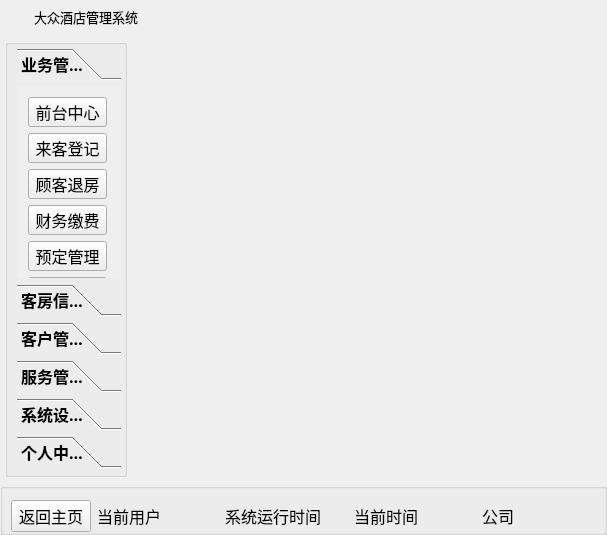
<?xml version="1.0" encoding="UTF-8"?>
<ui version="4.0">
 <class>Widget</class>
 <widget class="QWidget" name="Widget">
  <property name="geometry">
   <rect>
    <x>0</x>
    <y>0</y>
    <width>607</width>
    <height>535</height>
   </rect>
  </property>
  <property name="windowTitle">
   <string>Widget</string>
  </property>
  <layout class="QVBoxLayout" name="verticalLayout_4">
   <property name="margin">
    <number>0</number>
   </property>
   <item>
    <layout class="QVBoxLayout" name="verticalLayout_3">
     <item>
      <widget class="QWidget" name="widget_title" native="true">
       <property name="sizePolicy">
        <sizepolicy hsizetype="Preferred" vsizetype="Maximum">
         <horstretch>0</horstretch>
         <verstretch>0</verstretch>
        </sizepolicy>
       </property>
       <property name="minimumSize">
        <size>
         <width>100</width>
         <height>33</height>
        </size>
       </property>
       <property name="mouseTracking">
        <bool>false</bool>
       </property>
       <layout class="QHBoxLayout" name="horizontalLayout_2" stretch="0,0,0">
        <property name="spacing">
         <number>4</number>
        </property>
        <property name="sizeConstraint">
         <enum>QLayout::SetNoConstraint</enum>
        </property>
        <property name="margin">
         <number>0</number>
        </property>
        <item>
         <widget class="QLabel" name="lab_Ico">
          <property name="sizePolicy">
           <sizepolicy hsizetype="Minimum" vsizetype="Preferred">
            <horstretch>0</horstretch>
            <verstretch>0</verstretch>
           </sizepolicy>
          </property>
          <property name="minimumSize">
           <size>
            <width>30</width>
            <height>0</height>
           </size>
          </property>
          <property name="text">
           <string/>
          </property>
          <property name="alignment">
           <set>Qt::AlignCenter</set>
          </property>
         </widget>
        </item>
        <item>
         <widget class="QLabel" name="lab_Title">
          <property name="sizePolicy">
           <sizepolicy hsizetype="Expanding" vsizetype="Preferred">
            <horstretch>0</horstretch>
            <verstretch>0</verstretch>
           </sizepolicy>
          </property>
          <property name="font">
           <font>
            <family>微软雅黑</family>
            <pointsize>10</pointsize>
            <weight>50</weight>
            <italic>false</italic>
            <bold>false</bold>
           </font>
          </property>
          <property name="styleSheet">
           <string notr="true">font: 10pt &quot;微软雅黑&quot;;</string>
          </property>
          <property name="text">
           <string>大众酒店管理系统</string>
          </property>
          <property name="alignment">
           <set>Qt::AlignLeading|Qt::AlignLeft|Qt::AlignVCenter</set>
          </property>
         </widget>
        </item>
        <item>
         <widget class="QWidget" name="widget_menu" native="true">
          <property name="sizePolicy">
           <sizepolicy hsizetype="Minimum" vsizetype="Preferred">
            <horstretch>0</horstretch>
            <verstretch>0</verstretch>
           </sizepolicy>
          </property>
          <layout class="QHBoxLayout" name="horizontalLayout">
           <property name="spacing">
            <number>0</number>
           </property>
           <property name="margin">
            <number>0</number>
           </property>
           <item>
            <widget class="QPushButton" name="btnMenu">
             <property name="sizePolicy">
              <sizepolicy hsizetype="Minimum" vsizetype="Expanding">
               <horstretch>0</horstretch>
               <verstretch>0</verstretch>
              </sizepolicy>
             </property>
             <property name="minimumSize">
              <size>
               <width>31</width>
               <height>0</height>
              </size>
             </property>
             <property name="cursor">
              <cursorShape>ArrowCursor</cursorShape>
             </property>
             <property name="focusPolicy">
              <enum>Qt::NoFocus</enum>
             </property>
             <property name="toolTip">
              <string>菜单</string>
             </property>
             <property name="text">
              <string/>
             </property>
             <property name="flat">
              <bool>true</bool>
             </property>
            </widget>
           </item>
           <item>
            <widget class="QPushButton" name="btnMenu_Min">
             <property name="sizePolicy">
              <sizepolicy hsizetype="Minimum" vsizetype="Expanding">
               <horstretch>0</horstretch>
               <verstretch>0</verstretch>
              </sizepolicy>
             </property>
             <property name="minimumSize">
              <size>
               <width>31</width>
               <height>0</height>
              </size>
             </property>
             <property name="cursor">
              <cursorShape>ArrowCursor</cursorShape>
             </property>
             <property name="focusPolicy">
              <enum>Qt::NoFocus</enum>
             </property>
             <property name="toolTip">
              <string>最小化</string>
             </property>
             <property name="text">
              <string/>
             </property>
             <property name="flat">
              <bool>true</bool>
             </property>
            </widget>
           </item>
           <item>
            <widget class="QPushButton" name="btnMenu_Max">
             <property name="sizePolicy">
              <sizepolicy hsizetype="Minimum" vsizetype="Expanding">
               <horstretch>0</horstretch>
               <verstretch>0</verstretch>
              </sizepolicy>
             </property>
             <property name="minimumSize">
              <size>
               <width>31</width>
               <height>0</height>
              </size>
             </property>
             <property name="cursor">
              <cursorShape>ArrowCursor</cursorShape>
             </property>
             <property name="focusPolicy">
              <enum>Qt::NoFocus</enum>
             </property>
             <property name="toolTip">
              <string>最大化</string>
             </property>
             <property name="text">
              <string/>
             </property>
             <property name="flat">
              <bool>true</bool>
             </property>
            </widget>
           </item>
           <item>
            <widget class="QPushButton" name="btnMenu_Close">
             <property name="sizePolicy">
              <sizepolicy hsizetype="Minimum" vsizetype="Expanding">
               <horstretch>0</horstretch>
               <verstretch>0</verstretch>
              </sizepolicy>
             </property>
             <property name="minimumSize">
              <size>
               <width>40</width>
               <height>0</height>
              </size>
             </property>
             <property name="cursor">
              <cursorShape>ArrowCursor</cursorShape>
             </property>
             <property name="focusPolicy">
              <enum>Qt::NoFocus</enum>
             </property>
             <property name="toolTip">
              <string>关闭</string>
             </property>
             <property name="text">
              <string/>
             </property>
             <property name="flat">
              <bool>true</bool>
             </property>
            </widget>
           </item>
          </layout>
         </widget>
        </item>
       </layout>
      </widget>
     </item>
     <item>
      <layout class="QHBoxLayout" name="horizontalLayout_4">
       <property name="leftMargin">
        <number>5</number>
       </property>
       <item>
        <widget class="QGroupBox" name="groupBox">
         <property name="sizePolicy">
          <sizepolicy hsizetype="Maximum" vsizetype="Preferred">
           <horstretch>0</horstretch>
           <verstretch>0</verstretch>
          </sizepolicy>
         </property>
         <property name="minimumSize">
          <size>
           <width>110</width>
           <height>0</height>
          </size>
         </property>
         <property name="title">
          <string/>
         </property>
         <layout class="QVBoxLayout" name="verticalLayout">
          <property name="leftMargin">
           <number>9</number>
          </property>
          <property name="topMargin">
           <number>3</number>
          </property>
          <property name="rightMargin">
           <number>3</number>
          </property>
          <property name="bottomMargin">
           <number>6</number>
          </property>
          <item>
           <widget class="QToolBox" name="toolBox">
            <property name="sizePolicy">
             <sizepolicy hsizetype="Maximum" vsizetype="Preferred">
              <horstretch>0</horstretch>
              <verstretch>0</verstretch>
             </sizepolicy>
            </property>
            <property name="minimumSize">
             <size>
              <width>93</width>
              <height>0</height>
             </size>
            </property>
            <property name="font">
             <font>
              <family>楷体</family>
              <pointsize>12</pointsize>
              <weight>75</weight>
              <bold>true</bold>
             </font>
            </property>
            <property name="cursor">
             <cursorShape>ArrowCursor</cursorShape>
            </property>
            <property name="styleSheet">
             <string notr="true"/>
            </property>
            <property name="currentIndex">
             <number>0</number>
            </property>
            <widget class="QWidget" name="page_5">
             <property name="geometry">
              <rect>
               <x>0</x>
               <y>0</y>
               <width>110</width>
               <height>258</height>
              </rect>
             </property>
             <attribute name="label">
              <string>业务管理</string>
             </attribute>
             <widget class="QWidget" name="layoutWidget">
              <property name="geometry">
               <rect>
                <x>0</x>
                <y>0</y>
                <width>101</width>
                <height>231</height>
               </rect>
              </property>
              <layout class="QVBoxLayout" name="verticalLayout_7">
               <item>
                <widget class="QPushButton" name="pbnAsk">
                 <property name="minimumSize">
                  <size>
                   <width>0</width>
                   <height>30</height>
                  </size>
                 </property>
                 <property name="font">
                  <font>
                   <family>黑体</family>
                   <pointsize>12</pointsize>
                   <weight>9</weight>
                   <italic>false</italic>
                   <bold>false</bold>
                  </font>
                 </property>
                 <property name="cursor">
                  <cursorShape>OpenHandCursor</cursorShape>
                 </property>
                 <property name="toolTip">
                  <string>前台中心</string>
                 </property>
                 <property name="styleSheet">
                  <string notr="true">font: 75 12pt &quot;黑体&quot;;</string>
                 </property>
                 <property name="text">
                  <string>前台中心</string>
                 </property>
                </widget>
               </item>
               <item>
                <widget class="QPushButton" name="pbnCheck">
                 <property name="minimumSize">
                  <size>
                   <width>0</width>
                   <height>30</height>
                  </size>
                 </property>
                 <property name="font">
                  <font>
                   <family>黑体</family>
                   <pointsize>12</pointsize>
                   <weight>9</weight>
                   <italic>false</italic>
                   <bold>false</bold>
                  </font>
                 </property>
                 <property name="cursor">
                  <cursorShape>OpenHandCursor</cursorShape>
                 </property>
                 <property name="toolTip">
                  <string>来客登记</string>
                 </property>
                 <property name="styleSheet">
                  <string notr="true">font: 75 12pt &quot;黑体&quot;;</string>
                 </property>
                 <property name="text">
                  <string>来客登记</string>
                 </property>
                </widget>
               </item>
               <item>
                <widget class="QPushButton" name="pbnCheckOut">
                 <property name="minimumSize">
                  <size>
                   <width>0</width>
                   <height>30</height>
                  </size>
                 </property>
                 <property name="font">
                  <font>
                   <family>黑体</family>
                   <pointsize>12</pointsize>
                   <weight>9</weight>
                   <italic>false</italic>
                   <bold>false</bold>
                  </font>
                 </property>
                 <property name="cursor">
                  <cursorShape>OpenHandCursor</cursorShape>
                 </property>
                 <property name="toolTip">
                  <string>客务中心</string>
                 </property>
                 <property name="styleSheet">
                  <string notr="true">font: 75 12pt &quot;黑体&quot;;</string>
                 </property>
                 <property name="text">
                  <string>顾客退房</string>
                 </property>
                </widget>
               </item>
               <item>
                <widget class="QPushButton" name="pbnHint">
                 <property name="minimumSize">
                  <size>
                   <width>0</width>
                   <height>30</height>
                  </size>
                 </property>
                 <property name="font">
                  <font>
                   <family>黑体</family>
                   <pointsize>12</pointsize>
                   <weight>9</weight>
                   <italic>false</italic>
                   <bold>false</bold>
                  </font>
                 </property>
                 <property name="cursor">
                  <cursorShape>OpenHandCursor</cursorShape>
                 </property>
                 <property name="toolTip">
                  <string>功能开发中</string>
                 </property>
                 <property name="styleSheet">
                  <string notr="true">font: 75 12pt &quot;黑体&quot;;</string>
                 </property>
                 <property name="text">
                  <string>财务缴费</string>
                 </property>
                </widget>
               </item>
               <item>
                <widget class="QPushButton" name="pbnHint_2">
                 <property name="minimumSize">
                  <size>
                   <width>0</width>
                   <height>30</height>
                  </size>
                 </property>
                 <property name="font">
                  <font>
                   <family>黑体</family>
                   <pointsize>12</pointsize>
                   <weight>9</weight>
                   <italic>false</italic>
                   <bold>false</bold>
                  </font>
                 </property>
                 <property name="cursor">
                  <cursorShape>OpenHandCursor</cursorShape>
                 </property>
                 <property name="toolTip">
                  <string>功能开发中</string>
                 </property>
                 <property name="styleSheet">
                  <string notr="true">font: 75 12pt &quot;黑体&quot;;</string>
                 </property>
                 <property name="text">
                  <string>预定管理</string>
                 </property>
                </widget>
               </item>
               <item>
                <widget class="QPushButton" name="pbnHint_3">
                 <property name="minimumSize">
                  <size>
                   <width>0</width>
                   <height>30</height>
                  </size>
                 </property>
                 <property name="font">
                  <font>
                   <family>黑体</family>
                   <pointsize>12</pointsize>
                   <weight>9</weight>
                   <italic>false</italic>
                   <bold>false</bold>
                  </font>
                 </property>
                 <property name="cursor">
                  <cursorShape>OpenHandCursor</cursorShape>
                 </property>
                 <property name="toolTip">
                  <string>功能开发中</string>
                 </property>
                 <property name="styleSheet">
                  <string notr="true">font: 75 12pt &quot;黑体&quot;;</string>
                 </property>
                 <property name="text">
                  <string>交接班</string>
                 </property>
                </widget>
               </item>
              </layout>
             </widget>
            </widget>
            <widget class="QWidget" name="page_9">
             <property name="geometry">
              <rect>
               <x>0</x>
               <y>0</y>
               <width>110</width>
               <height>258</height>
              </rect>
             </property>
             <attribute name="label">
              <string>客房信息管理</string>
             </attribute>
             <widget class="QWidget" name="layoutWidget">
              <property name="geometry">
               <rect>
                <x>0</x>
                <y>15</y>
                <width>101</width>
                <height>121</height>
               </rect>
              </property>
              <layout class="QVBoxLayout" name="verticalLayout_10">
               <item>
                <widget class="QPushButton" name="pbnRoomInfo">
                 <property name="minimumSize">
                  <size>
                   <width>0</width>
                   <height>30</height>
                  </size>
                 </property>
                 <property name="font">
                  <font>
                   <weight>50</weight>
                   <bold>false</bold>
                  </font>
                 </property>
                 <property name="cursor">
                  <cursorShape>OpenHandCursor</cursorShape>
                 </property>
                 <property name="text">
                  <string>房间介绍</string>
                 </property>
                </widget>
               </item>
               <item>
                <widget class="QPushButton" name="pbnRoomLock">
                 <property name="minimumSize">
                  <size>
                   <width>0</width>
                   <height>30</height>
                  </size>
                 </property>
                 <property name="font">
                  <font>
                   <weight>50</weight>
                   <bold>false</bold>
                  </font>
                 </property>
                 <property name="cursor">
                  <cursorShape>OpenHandCursor</cursorShape>
                 </property>
                 <property name="text">
                  <string>房间欣赏</string>
                 </property>
                </widget>
               </item>
               <item>
                <widget class="QPushButton" name="pbnModify">
                 <property name="minimumSize">
                  <size>
                   <width>0</width>
                   <height>30</height>
                  </size>
                 </property>
                 <property name="font">
                  <font>
                   <weight>50</weight>
                   <bold>false</bold>
                  </font>
                 </property>
                 <property name="cursor">
                  <cursorShape>OpenHandCursor</cursorShape>
                 </property>
                 <property name="text">
                  <string>房间调整</string>
                 </property>
                </widget>
               </item>
              </layout>
             </widget>
            </widget>
            <widget class="QWidget" name="page_6">
             <property name="geometry">
              <rect>
               <x>0</x>
               <y>0</y>
               <width>110</width>
               <height>258</height>
              </rect>
             </property>
             <attribute name="label">
              <string>客户管理</string>
             </attribute>
             <widget class="QWidget" name="layoutWidget">
              <property name="geometry">
               <rect>
                <x>0</x>
                <y>0</y>
                <width>100</width>
                <height>131</height>
               </rect>
              </property>
              <layout class="QVBoxLayout" name="verticalLayout_8">
               <item>
                <widget class="QPushButton" name="pushButton_5">
                 <property name="minimumSize">
                  <size>
                   <width>0</width>
                   <height>30</height>
                  </size>
                 </property>
                 <property name="font">
                  <font>
                   <weight>50</weight>
                   <bold>false</bold>
                  </font>
                 </property>
                 <property name="cursor">
                  <cursorShape>OpenHandCursor</cursorShape>
                 </property>
                 <property name="text">
                  <string>未结账客单</string>
                 </property>
                </widget>
               </item>
               <item>
                <widget class="QPushButton" name="pushButton_6">
                 <property name="minimumSize">
                  <size>
                   <width>0</width>
                   <height>30</height>
                  </size>
                 </property>
                 <property name="font">
                  <font>
                   <weight>50</weight>
                   <bold>false</bold>
                  </font>
                 </property>
                 <property name="cursor">
                  <cursorShape>OpenHandCursor</cursorShape>
                 </property>
                 <property name="text">
                  <string>已结账客单</string>
                 </property>
                </widget>
               </item>
               <item>
                <widget class="QPushButton" name="pbnRegisterInfo">
                 <property name="minimumSize">
                  <size>
                   <width>0</width>
                   <height>30</height>
                  </size>
                 </property>
                 <property name="font">
                  <font>
                   <weight>50</weight>
                   <bold>false</bold>
                  </font>
                 </property>
                 <property name="cursor">
                  <cursorShape>OpenHandCursor</cursorShape>
                 </property>
                 <property name="text">
                  <string>注册用户</string>
                 </property>
                </widget>
               </item>
              </layout>
             </widget>
            </widget>
            <widget class="QWidget" name="page">
             <property name="geometry">
              <rect>
               <x>0</x>
               <y>0</y>
               <width>110</width>
               <height>258</height>
              </rect>
             </property>
             <attribute name="label">
              <string>服务管理</string>
             </attribute>
             <widget class="QWidget" name="layoutWidget">
              <property name="geometry">
               <rect>
                <x>0</x>
                <y>20</y>
                <width>91</width>
                <height>131</height>
               </rect>
              </property>
              <layout class="QVBoxLayout" name="verticalLayout_9">
               <item>
                <widget class="QPushButton" name="pushButton_3">
                 <property name="minimumSize">
                  <size>
                   <width>0</width>
                   <height>30</height>
                  </size>
                 </property>
                 <property name="font">
                  <font>
                   <weight>50</weight>
                   <bold>false</bold>
                  </font>
                 </property>
                 <property name="cursor">
                  <cursorShape>OpenHandCursor</cursorShape>
                 </property>
                 <property name="toolTip">
                  <string>功能开发中</string>
                 </property>
                 <property name="text">
                  <string>餐饮服务</string>
                 </property>
                </widget>
               </item>
               <item>
                <widget class="QPushButton" name="pushButton_7">
                 <property name="minimumSize">
                  <size>
                   <width>0</width>
                   <height>30</height>
                  </size>
                 </property>
                 <property name="font">
                  <font>
                   <weight>50</weight>
                   <bold>false</bold>
                  </font>
                 </property>
                 <property name="cursor">
                  <cursorShape>OpenHandCursor</cursorShape>
                 </property>
                 <property name="toolTip">
                  <string>功能开发中</string>
                 </property>
                 <property name="text">
                  <string>洗涤服务</string>
                 </property>
                </widget>
               </item>
               <item>
                <widget class="QPushButton" name="pushButton_8">
                 <property name="minimumSize">
                  <size>
                   <width>0</width>
                   <height>30</height>
                  </size>
                 </property>
                 <property name="font">
                  <font>
                   <weight>50</weight>
                   <bold>false</bold>
                  </font>
                 </property>
                 <property name="cursor">
                  <cursorShape>ClosedHandCursor</cursorShape>
                 </property>
                 <property name="toolTip">
                  <string>功能开发中</string>
                 </property>
                 <property name="text">
                  <string>其他服务</string>
                 </property>
                </widget>
               </item>
              </layout>
             </widget>
            </widget>
            <widget class="QWidget" name="page_2">
             <property name="geometry">
              <rect>
               <x>0</x>
               <y>0</y>
               <width>110</width>
               <height>258</height>
              </rect>
             </property>
             <attribute name="label">
              <string>系统设置</string>
             </attribute>
             <widget class="QWidget" name="layoutWidget">
              <property name="geometry">
               <rect>
                <x>0</x>
                <y>0</y>
                <width>101</width>
                <height>121</height>
               </rect>
              </property>
              <layout class="QVBoxLayout" name="verticalLayout_5">
               <item>
                <widget class="QPushButton" name="pbnBackDatabase">
                 <property name="minimumSize">
                  <size>
                   <width>0</width>
                   <height>30</height>
                  </size>
                 </property>
                 <property name="font">
                  <font>
                   <weight>50</weight>
                   <bold>false</bold>
                  </font>
                 </property>
                 <property name="cursor">
                  <cursorShape>OpenHandCursor</cursorShape>
                 </property>
                 <property name="toolTip">
                  <string>数据库备份</string>
                 </property>
                 <property name="text">
                  <string>数据备份</string>
                 </property>
                </widget>
               </item>
               <item>
                <widget class="QPushButton" name="pbnHelp">
                 <property name="minimumSize">
                  <size>
                   <width>0</width>
                   <height>30</height>
                  </size>
                 </property>
                 <property name="font">
                  <font>
                   <weight>50</weight>
                   <bold>false</bold>
                  </font>
                 </property>
                 <property name="cursor">
                  <cursorShape>OpenHandCursor</cursorShape>
                 </property>
                 <property name="toolTip">
                  <string>使用说明</string>
                 </property>
                 <property name="text">
                  <string>使用说明</string>
                 </property>
                </widget>
               </item>
              </layout>
             </widget>
            </widget>
            <widget class="QWidget" name="page_3">
             <property name="geometry">
              <rect>
               <x>0</x>
               <y>0</y>
               <width>110</width>
               <height>258</height>
              </rect>
             </property>
             <attribute name="label">
              <string>个人中心</string>
             </attribute>
             <widget class="QWidget" name="layoutWidget">
              <property name="geometry">
               <rect>
                <x>0</x>
                <y>6</y>
                <width>101</width>
                <height>101</height>
               </rect>
              </property>
              <layout class="QVBoxLayout" name="verticalLayout_6">
               <item>
                <widget class="QPushButton" name="pbnModiftPwd">
                 <property name="minimumSize">
                  <size>
                   <width>0</width>
                   <height>30</height>
                  </size>
                 </property>
                 <property name="font">
                  <font>
                   <weight>50</weight>
                   <bold>false</bold>
                  </font>
                 </property>
                 <property name="cursor">
                  <cursorShape>OpenHandCursor</cursorShape>
                 </property>
                 <property name="toolTip">
                  <string>修改密码</string>
                 </property>
                 <property name="text">
                  <string>修改密码</string>
                 </property>
                </widget>
               </item>
               <item>
                <widget class="QPushButton" name="pbnLonBlog">
                 <property name="minimumSize">
                  <size>
                   <width>0</width>
                   <height>30</height>
                  </size>
                 </property>
                 <property name="font">
                  <font>
                   <weight>50</weight>
                   <bold>false</bold>
                  </font>
                 </property>
                 <property name="cursor">
                  <cursorShape>OpenHandCursor</cursorShape>
                 </property>
                 <property name="toolTip">
                  <string>操作日志</string>
                 </property>
                 <property name="text">
                  <string>操作日志</string>
                 </property>
                </widget>
               </item>
              </layout>
             </widget>
            </widget>
           </widget>
          </item>
         </layout>
        </widget>
       </item>
       <item>
        <widget class="QStackedWidget" name="stackedWidget">
         <property name="styleSheet">
          <string notr="true"/>
         </property>
         <property name="currentIndex">
          <number>0</number>
         </property>
         <widget class="QWidget" name="page_7">
          <layout class="QVBoxLayout" name="verticalLayout_2">
           <item>
            <widget class="QLabel" name="label">
             <property name="styleSheet">
              <string notr="true">background-image: url(:/image/room/back.jpg);</string>
             </property>
             <property name="text">
              <string/>
             </property>
            </widget>
           </item>
          </layout>
         </widget>
         <widget class="QWidget" name="page_8"/>
        </widget>
       </item>
      </layout>
     </item>
     <item>
      <widget class="QGroupBox" name="groupBox_Down">
       <property name="sizePolicy">
        <sizepolicy hsizetype="Preferred" vsizetype="Maximum">
         <horstretch>0</horstretch>
         <verstretch>0</verstretch>
        </sizepolicy>
       </property>
       <property name="title">
        <string/>
       </property>
       <layout class="QHBoxLayout" name="horizontalLayout_3">
        <property name="leftMargin">
         <number>0</number>
        </property>
        <property name="topMargin">
         <number>11</number>
        </property>
        <property name="rightMargin">
         <number>0</number>
        </property>
        <property name="bottomMargin">
         <number>0</number>
        </property>
        <item>
         <spacer name="horizontalSpacer">
          <property name="orientation">
           <enum>Qt::Horizontal</enum>
          </property>
          <property name="sizeType">
           <enum>QSizePolicy::Maximum</enum>
          </property>
          <property name="sizeHint" stdset="0">
           <size>
            <width>8</width>
            <height>20</height>
           </size>
          </property>
         </spacer>
        </item>
        <item>
         <widget class="QPushButton" name="pbnbackhome">
          <property name="sizePolicy">
           <sizepolicy hsizetype="Maximum" vsizetype="Fixed">
            <horstretch>0</horstretch>
            <verstretch>0</verstretch>
           </sizepolicy>
          </property>
          <property name="font">
           <font>
            <family>楷体</family>
            <pointsize>12</pointsize>
           </font>
          </property>
          <property name="cursor">
           <cursorShape>OpenHandCursor</cursorShape>
          </property>
          <property name="toolTip">
           <string>返回主页</string>
          </property>
          <property name="text">
           <string>返回主页</string>
          </property>
         </widget>
        </item>
        <item>
         <widget class="QLabel" name="label_CurrentUser">
          <property name="font">
           <font>
            <pointsize>12</pointsize>
           </font>
          </property>
          <property name="text">
           <string>当前用户</string>
          </property>
         </widget>
        </item>
        <item>
         <widget class="QLabel" name="label_SoftTime">
          <property name="font">
           <font>
            <pointsize>12</pointsize>
           </font>
          </property>
          <property name="text">
           <string>系统运行时间</string>
          </property>
         </widget>
        </item>
        <item>
         <widget class="QLabel" name="label_CurrentTime">
          <property name="font">
           <font>
            <pointsize>12</pointsize>
           </font>
          </property>
          <property name="text">
           <string>当前时间</string>
          </property>
         </widget>
        </item>
        <item>
         <widget class="QLabel" name="label_CompanyName">
          <property name="font">
           <font>
            <pointsize>12</pointsize>
           </font>
          </property>
          <property name="text">
           <string>公司</string>
          </property>
         </widget>
        </item>
       </layout>
      </widget>
     </item>
    </layout>
   </item>
  </layout>
 </widget>
 <layoutdefault spacing="6" margin="11"/>
 <resources/>
 <connections/>
</ui>
